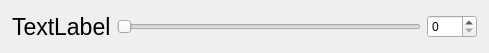
<?xml version="1.0" encoding="UTF-8"?>
<ui version="4.0">
 <class>InputComponent</class>
 <widget class="QWidget" name="InputComponent">
  <property name="geometry">
   <rect>
    <x>0</x>
    <y>0</y>
    <width>489</width>
    <height>53</height>
   </rect>
  </property>
  <property name="windowTitle">
   <string>Form</string>
  </property>
  <layout class="QHBoxLayout" name="horizontalLayout">
   <property name="leftMargin">
    <number>12</number>
   </property>
   <property name="topMargin">
    <number>0</number>
   </property>
   <property name="rightMargin">
    <number>12</number>
   </property>
   <property name="bottomMargin">
    <number>0</number>
   </property>
   <item>
    <widget class="QLabel" name="label">
     <property name="font">
      <font>
       <pointsize>17</pointsize>
      </font>
     </property>
     <property name="text">
      <string>TextLabel</string>
     </property>
     <property name="margin">
      <number>5</number>
     </property>
    </widget>
   </item>
   <item>
    <widget class="QSlider" name="horizontalSlider">
     <property name="orientation">
      <enum>Qt::Horizontal</enum>
     </property>
    </widget>
   </item>
   <item>
    <widget class="QSpinBox" name="spinBox">
     <property name="minimumSize">
      <size>
       <width>50</width>
       <height>0</height>
      </size>
     </property>
    </widget>
   </item>
  </layout>
 </widget>
 <resources/>
 <connections/>
</ui>
